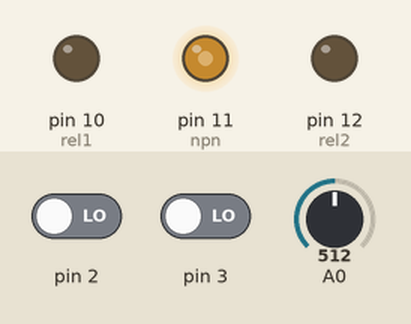
Bench run of a sketch on a simulated Arduino Uno, built with avr-gcc and run on an emulated ATmega328P. Parts: output pins drawn as LEDs (lit = HIGH). Inputs (shaded band) come from the test bench; at power-on: A0 = 512, pin 2 LOW, pin 3 LOW.

Above: at 1.2 s.
1.3 s: A0 set to 716
At 2.5 s:
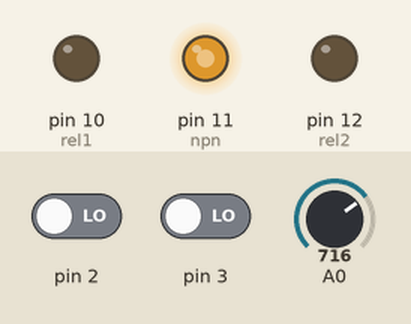
2.8 s: pin 2 driven HIGH
At 3.8 s:
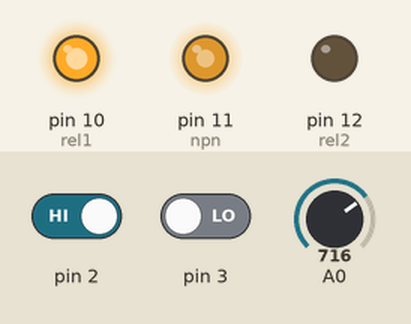
4.3 s: pin 2 driven LOW
At 4.9 s:
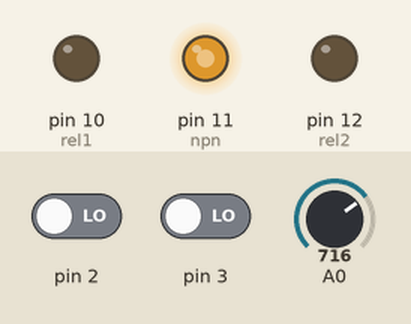
5.8 s: pin 3 driven HIGH
At 6.1 s:
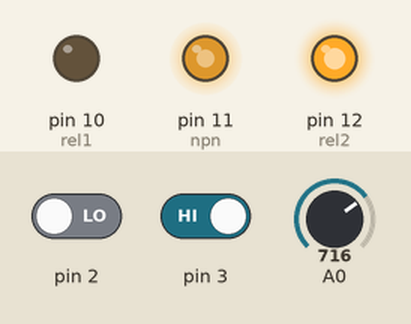
7.3 s: pin 3 driven LOW
At 8.4 s:
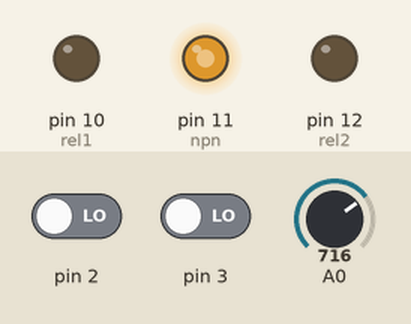
8.8 s: A0 set to 900
At 9.5 s:
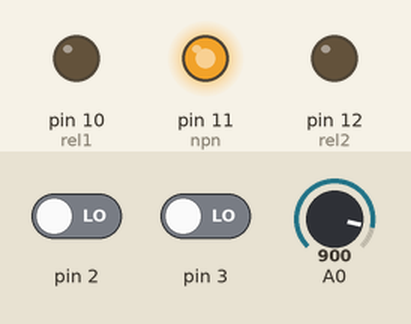
Timing chart, 0 to 11.3 s (numbered marks = the images above; inputs shaded):
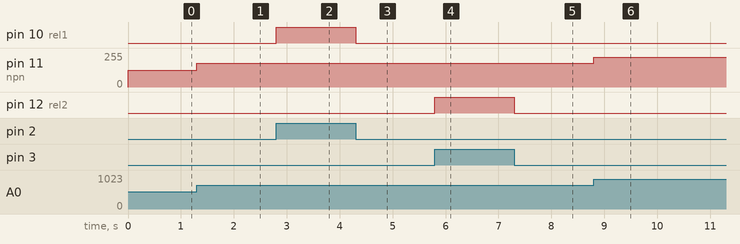

Measured:
- after the input at 1.3 s, pin 11 (npn): 127/255 → 178/255 at once
- after the input at 2.8 s, pin 10 (rel1): LOW → HIGH at once
- after the input at 4.3 s, pin 10 (rel1): HIGH → LOW at once
- after the input at 5.8 s, pin 12 (rel2): LOW → HIGH at once
- after the input at 7.3 s, pin 12 (rel2): HIGH → LOW at once
- after the input at 8.8 s, pin 11 (npn): 178/255 → 224/255 at once

The sketch:

serial.ino
```cpp
#define rel1 10
#define rel2 12
#define npn 11

int dir1=0,dir2=0,sensorValue,outputValue;

void setup() {
  // put your setup code here, to run once:
pinMode(rel1,OUTPUT);
pinMode(rel2,OUTPUT);

pinMode(2,INPUT);
pinMode(3,INPUT);

digitalWrite(rel1,0);
digitalWrite(rel2,0);
}

void loop() {


dir1=digitalRead(2);
dir2=digitalRead(3);

sensorValue = analogRead(A0);
outputValue = map(sensorValue, 0, 1023, 0, 255);
analogWrite(npn,outputValue);
while(dir1==1)
  {

   digitalWrite(rel1,1);
   digitalWrite(rel2,0);
   dir1=digitalRead(2);
   }

while(dir2==1)
  {

   digitalWrite(rel1,0);
   digitalWrite(rel2,1);
   dir2=digitalRead(3);
   }


digitalWrite(rel1,0);
digitalWrite(rel2,0);


}
```
